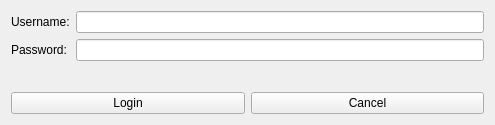
<?xml version="1.0" encoding="UTF-8"?>
<ui version="4.0">
 <class>CLogin</class>
 <widget class="QWidget" name="CLogin">
  <property name="geometry">
   <rect>
    <x>0</x>
    <y>0</y>
    <width>495</width>
    <height>125</height>
   </rect>
  </property>
  <property name="windowTitle">
   <string>Form</string>
  </property>
  <layout class="QVBoxLayout" name="verticalLayout_2">
   <item>
    <layout class="QFormLayout" name="formLayout">
     <item row="0" column="0">
      <widget class="QLabel" name="userLabel">
       <property name="text">
        <string>Username:</string>
       </property>
      </widget>
     </item>
     <item row="1" column="0">
      <widget class="QLabel" name="passwdLabel">
       <property name="text">
        <string>Password:</string>
       </property>
      </widget>
     </item>
     <item row="0" column="1">
      <widget class="QLineEdit" name="userLineEdit"/>
     </item>
     <item row="1" column="1">
      <widget class="QLineEdit" name="passwdLineEdit"/>
     </item>
    </layout>
   </item>
   <item>
    <layout class="QHBoxLayout" name="horizontalLayout">
     <item>
      <widget class="QPushButton" name="LoginButton">
       <property name="text">
        <string>Login</string>
       </property>
      </widget>
     </item>
     <item>
      <widget class="QPushButton" name="CancelButton">
       <property name="text">
        <string>Cancel</string>
       </property>
      </widget>
     </item>
    </layout>
   </item>
  </layout>
 </widget>
 <resources/>
 <connections/>
</ui>
